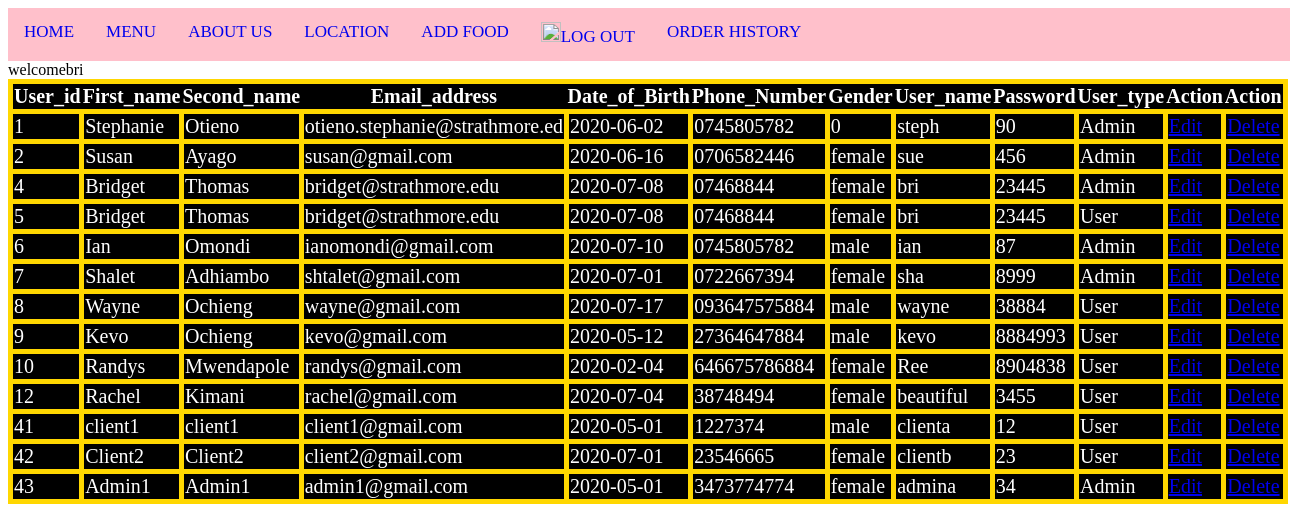
Screenshot of /Admin.php (signed in) with the database file from the repository.
### tables this page shows
CREATE TABLE `user_details` (
  `User_id` int(11) NOT NULL,
  `First_name` text NOT NULL,
  `Second_name` text NOT NULL,
  `Email_address` varchar(30) NOT NULL,
  `Date_of_Birth` date NOT NULL,
  `Phone_No` text NOT NULL,
  `Gender` text NOT NULL,
  `User_name` text NOT NULL,
  `Password` int(11) NOT NULL,
  `User_type` varchar(256) NOT NULL
);

### Admin.php (the view, shortened to what this page needs)
<!DOCTYPE html>
 	<html>
 	<head>
 		<link rel="stylesheet" type="text/css" href="Admin.css">
 	</head>
 	<body>
 	<div class="navigation">
					<a  class="active" href="firstwebsite.php">HOME</a>
					<a href="view_fooditems.php">MENU</a>
					 <a href="#">ABOUT US</a>
					   <a href="#">LOCATION</a>
					   <a href="upload_image.php">ADD FOOD</a>
					     <a href="logout.php"><img src="DOWNLOADS/login.jpg"height="20" width="20">LOG OUT</a>
					     <a href="view.php">ORDER HISTORY</a>
					 </div>
 	</body>
 	</html>
<?php
echo "welcome".$_SESSION["User_name"];
?>
<?php
$link=connect();
$sql="SELECT User_id,First_name,Second_name,Email_address,Date_of_Birth,Phone_No,Gender,User_name,Password,User_type FROM user_details";
    $results=mysqli_query($link,$sql);
    $rows=mysqli_num_rows($results);
if ($rows!=0) {
?>
<!DOCTYPE html>
<html>
<head>
	<link rel="stylesheet" type="text/css" href="table.css">
</head>
<body>
	<table>
		<tr>
			<th>User_id</th>
			<th>First_name </th>
			<th>Second_name</th>
			<th>Email_address</th>
			<th>Date_of_Birth</th>
			<th>Phone_Number</th>
			<th>Gender </th>
			<th>User_name</th>
            <th>Password </th>
            <th>User_type</th>
            <th>Action</th>
            <th>Action</th>
		</tr>
<?php
while ($result=mysqli_fetch_assoc($results)) {
	echo "
	<tr>
		<td>" .$result["User_id"]."</td>
                <td>".$result["First_name"]."</td>
                <td>".  $result["Second_name"]."</td>
                <td>".  $result["Email_address"]."</td>
                <td>". $result["Date_of_Birth"]."</td>
                <td>". $result["Phone_No"]."</td>
                <td>".  $result["Gender"]."</td>
                <td>".  $result["User_name"]."</td>
                <td>".$result["Password"]."</td>
                <td>".$result["User_type"]."</td>
                <td><a href='edit.php?id=$result[User_id]&fn=$result[First_name]&sn=$result[Second_name]&em=$result[Email_address]&dob=$result[Date_of_Birth]&pn=$result[Phone_No]&gn=$result[Gender]&un=$result[User_name]&pa=$result[Password]'>Edit</a></td>
                <td><a href='delete.php?id=$result[User_id]'>Delete</a></td>
	</tr>";
}
}
else{
	echo "no record";
}
	?>
</table>

### Admin.css (style rules this page uses)
.navigation { background-color: pink; overflow: hidden; }
.navigation a { float: left; text-align: center; padding: 14px 16px; text-decoration: none; font-size: 17px; }
body { background-color: white; background-image: url("DOWNLOADS/nyama choma.jpg "); height: 100%; background-position: center; background-repeat: no-repeat; background-size: cover; }

### table.css (style rules this page uses)
table,td { border: 5px solid gold; color: white; font-size: 20px; background-color: black; }
table { border-collapse:collapse; }

### rows the page displays
user_details: User_id "1", First_name "Stephanie", Second_name "Otieno", Email_address "otieno.stephanie@strathmore.ed", Date_of_Birth "2020-06-02", Phone_No "0745805782", Gender "0", User_name "steph", Password "90", User_type "Admin"
user_details: User_id "2", First_name "Susan", Second_name "Ayago", Email_address "susan@gmail.com", Date_of_Birth "2020-06-16", Phone_No "0706582446", Gender "female", User_name "sue", Password "456", User_type "Admin"
user_details: User_id "4", First_name "Bridget", Second_name "Thomas", Email_address "bridget@strathmore.edu", Date_of_Birth "2020-07-08", Phone_No "07468844", Gender "female", User_name "bri", Password "23445", User_type "Admin"
user_details: User_id "5", First_name "Bridget", Second_name "Thomas", Email_address "bridget@strathmore.edu", Date_of_Birth "2020-07-08", Phone_No "07468844", Gender "female", User_name "bri", Password "23445", User_type "User"
user_details: User_id "6", First_name "Ian", Second_name "Omondi", Email_address "ianomondi@gmail.com", Date_of_Birth "2020-07-10", Phone_No "0745805782", Gender "male", User_name "ian", Password "87", User_type "Admin"
user_details: User_id "7", First_name "Shalet", Second_name "Adhiambo", Email_address "shtalet@gmail.com", Date_of_Birth "2020-07-01", Phone_No "0722667394", Gender "female", User_name "sha", Password "8999", User_type "Admin"
user_details: User_id "8", First_name "Wayne", Second_name "Ochieng", Email_address "wayne@gmail.com", Date_of_Birth "2020-07-17", Phone_No "093647575884", Gender "male", User_name "wayne", Password "38884", User_type "User"
user_details: User_id "9", First_name "Kevo", Second_name "Ochieng", Email_address "kevo@gmail.com", Date_of_Birth "2020-05-12", Phone_No "27364647884", Gender "male", User_name "kevo", Password "8884993", User_type "User"
user_details: User_id "10", First_name "Randys", Second_name "Mwendapole", Email_address "randys@gmail.com", Date_of_Birth "2020-02-04", Phone_No "646675786884", Gender "female", User_name "Ree", Password "8904838", User_type "User"
user_details: User_id "12", First_name "Rachel", Second_name "Kimani", Email_address "rachel@gmail.com", Date_of_Birth "2020-07-04", Phone_No "38748494", Gender "female", User_name "beautiful", Password "3455", User_type "User"
user_details: User_id "41", First_name "client1", Second_name "client1", Email_address "client1@gmail.com", Date_of_Birth "2020-05-01", Phone_No "1227374", Gender "male", User_name "clienta", Password "12", User_type "User"
user_details: User_id "42", First_name "Client2", Second_name "Client2", Email_address "client2@gmail.com", Date_of_Birth "2020-07-01", Phone_No "23546665", Gender "female", User_name "clientb", Password "23", User_type "User"
user_details: User_id "43", First_name "Admin1", Second_name "Admin1", Email_address "admin1@gmail.com", Date_of_Birth "2020-05-01", Phone_No "3473774774", Gender "female", User_name "admina", Password "34", User_type "Admin"

### other values shown
$_SESSION["User_name"] "bri"
